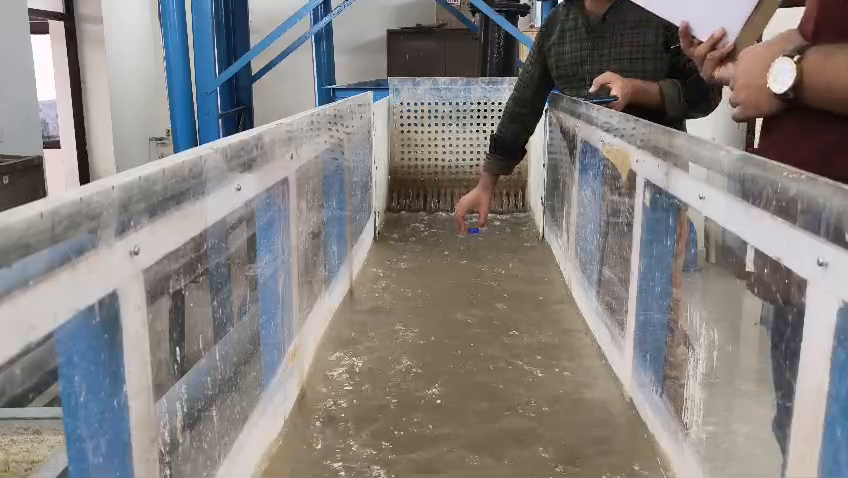
#> input picture frame 61 of data/samples/sample_river_1.mp4, 848 x 478 px
$ python field_estimator.py
#> lines starting #> are read from the running program, lines starting #| are printed output that depends on the picture; after the words box and inside, x2 and y2 are one past the last pixel; in counts of white or black regions, pixels touching at a corner belong together
import cv2
import numpy as np
import pandas as pd
from scipy.signal import savgol_filter, medfilt
from scipy import stats
import matplotlib.pyplot as plt
from collections import deque

class RiverVelocityEstimator:
    def __init__(self, config):
        self.config = config
        self.scale = config.get('scale', 0.000708)  # m/px, assumed accurate or estimated
        self.scale_uncertainty = config.get('scale_uncertainty', 0.00005)
        self.roi_mask = None
        self.prev_flow = None  # For temporal smoothing

    def estimate_scale_factor(self, frame, reference_points=None, reference_length_m=None):
        """Estimate scale factor from known physical reference in the scene."""
        if reference_points is None or reference_length_m is None:
            print("Warning: No reference points or length provided. Using default scale.")
            return self.scale

        # Calculate pixel distance between reference points
        (x1, y1), (x2, y2) = reference_points
        pixel_distance = np.sqrt((x2 - x1)**2 + (y2 - y1)**2)

        # Compute scale (m/px)
        if pixel_distance > 0:
            scale = reference_length_m / pixel_distance
            print(f"Estimated scale factor: {scale:.6f} m/px")
            return scale
        else:
            print("Error: Invalid reference points. Using default scale.")
            return self.scale

    def create_roi_mask(self, shape, roi_coords=None):
        """Create a binary mask for the region of interest."""
        mask = np.zeros(shape[:2], dtype=np.uint8)
        if roi_coords is None:
            h, w = shape[:2]
            roi_coords = [
                (int(w * 0.15), int(h * 0.3)),
                (int(w * 0.85), int(h * 0.3)),
                (int(w * 0.85), int(h * 0.85)),
                (int(w * 0.15), int(h * 0.85))
            ]
        cv2.fillPoly(mask, [np.array(roi_coords, dtype=np.int32)], 255)
        self.roi_mask = mask
        return mask

    def preprocess(self, frame, enhance=True):
        """Enhanced preprocessing with adaptive histogram equalization."""
        gray = cv2.cvtColor(frame, cv2.COLOR_BGR2GRAY)

        if enhance:
            mean_intensity = np.mean(gray)
            clip_limit = 3.0 if mean_intensity < 100 else 2.0
            clahe = cv2.createCLAHE(clipLimit=clip_limit,
                                   tileGridSize=self.config.get('clahe_grid', (8, 8)))
            gray = clahe.apply(gray)
            gray = cv2.bilateralFilter(gray, d=self.config.get('bilateral_d', 9),
                                      sigmaColor=75, sigmaSpace=75)
            if self.config.get('enable_sharpening', True):
                kernel = np.array([[-0.5, -0.5, -0.5],
                                  [-0.5, 5.0, -0.5],
                                  [-0.5, -0.5, -0.5]])
                gray = cv2.filter2D(gray, -1, kernel * 0.2)

        if self.roi_mask is not None:
            gray = cv2.bitwise_and(gray, gray, mask=self.roi_mask)

        return gray

    def perspective_warp(self, frame, src_pts, dst_size):
        """Apply perspective correction to frame."""
        if src_pts is None:
            return frame, np.eye(3)
        h, w = dst_size
        dst_pts = np.array([[0, 0], [w-1, 0], [w-1, h-1], [0, h-1]], dtype=np.float32)
        M = cv2.getPerspectiveTransform(np.float32(src_pts), dst_pts)
        warped = cv2.warpPerspective(frame, M, dst_size)
        return warped, M

    def detect_features_adaptive(self, gray):
        """Adaptive feature detection with quality assessment and fallback to ORB."""
        params = self.config.get('klt_params', {
            'maxCorners': 500, 'qualityLevel': 0.005, 'minDistance': 7, 'blockSize': 7
        })

        corners = cv2.goodFeaturesToTrack(gray, mask=self.roi_mask, **params)

        # Fallback to ORB if too few features
        min_pts = self.config.get('min_points', 30)
        if corners is None or len(corners) < min_pts:
            print("Falling back to ORB feature detection")
            orb = cv2.ORB_create(nfeatures=500)
            keypoints, _ = orb.detectAndCompute(gray, mask=self.roi_mask)
            if keypoints:
                corners = np.array([kp.pt for kp in keypoints], dtype=np.float32)
                corners = corners.reshape(-1, 1, 2)

        # If still insufficient, relax Shi-Tomasi parameters
        if corners is None or len(corners) < min_pts:
            params['qualityLevel'] = 0.001
            params['minDistance'] = 5
            corners = cv2.goodFeaturesToTrack(gray, mask=self.roi_mask, **params)

        return corners if corners is not None else np.array([]).reshape(-1, 1, 2)

    def filter_velocities_robust(self, arr, method='hybrid'):
        """Robust outlier filtering with hybrid MAD and IQR."""
        if arr is None or len(arr) < 3:
            return arr

        arr = np.array(arr)

        if method == 'hybrid':
            # MAD for non-Gaussian outliers
            median = np.median(arr)
            mad = np.median(np.abs(arr - median))
            mad_threshold = 3.5
            mad_mask = np.abs(arr - median) < mad_threshold * mad

            # IQR for additional robustness
            q25, q75 = np.percentile(arr, [25, 75])
            iqr = q75 - q25
            iqr_threshold = self.config.get('outlier_threshold', 1.5)
            iqr_mask = (arr >= q25 - iqr_threshold * iqr) & (arr <= q75 + iqr_threshold * iqr)

            # Combine masks
            combined_mask = mad_mask & iqr_mask
            return arr[combined_mask]

        return arr

    def pixel_to_mps(self, pix_val, fps):
        """Convert pixel displacement to meters per second."""
        mps = pix_val * fps * self.scale
        min_v = self.config.get('min_velocity_threshold', 0.005)
        max_v = self.config.get('max_velocity_threshold', 5.0)

        if np.isscalar(mps):
            return np.clip(mps, min_v, max_v) if mps > min_v else 0
        else:
            result = np.clip(mps, min_v, max_v)
            result[mps <= min_v] = 0
            return result

    def calculate_uncertainty(self, velocities, method='klt', num_points=0):
        """Enhanced uncertainty calculation with quality flags."""
        uncertainties = {}

        if velocities is None or len(velocities) == 0:
            return {
                'std_dev': 0.0, 'std_error': 0.0, 'confidence_95': 0.0,
                'coefficient_variation': 0.0, 'spatial_uncertainty': 0.0,
                'scale_uncertainty': 0.0, 'total_uncertainty': 0.0,
                'quality_flag': 'no_data'
            }

        velocities = np.array(velocities)
        valid_velocities = velocities[velocities > 0.001]

        if len(valid_velocities) == 0:
            return {
                'std_dev': 0.0, 'std_error': 0.0, 'confidence_95': 0.0,
                'coefficient_variation': 0.0, 'spatial_uncertainty': 0.0,
                'scale_uncertainty': 0.0, 'total_uncertainty': 0.0,
                'quality_flag': 'insufficient_signal'
            }

        uncertainties['std_dev'] = np.std(valid_velocities)
        uncertainties['std_error'] = uncertainties['std_dev'] / np.sqrt(len(valid_velocities))
        uncertainties['confidence_95'] = 1.96 * uncertainties['std_error'] if len(valid_velocities) > 1 else 0.0
        mean_val = np.mean(valid_velocities)
        uncertainties['coefficient_variation'] = uncertainties['std_dev'] / mean_val if mean_val > 0.001 else 999.0

        if method == 'klt':
            base_uncertainty = 0.008
            uncertainties['spatial_uncertainty'] = base_uncertainty / np.sqrt(max(num_points, 1))
        else:
            uncertainties['spatial_uncertainty'] = 0.003

        mean_pix_vel = mean_val / (self.scale * self.config.get('fps', 30.0))
        uncertainties['scale_uncertainty'] = mean_pix_vel * self.scale_uncertainty * self.config.get('fps', 30.0)

        uncertainties['total_uncertainty'] = np.sqrt(
            uncertainties['std_error']**2 +
            uncertainties['spatial_uncertainty']**2 +
            uncertainties['scale_uncertainty']**2
        )

        cv = uncertainties['coefficient_variation']
        if cv > 0.8 or (method == 'klt' and num_points < 10):
            uncertainties['quality_flag'] = 'poor'
        elif cv > 0.5 or (method == 'klt' and num_points < 20):
            uncertainties['quality_flag'] = 'fair'
        elif cv > 0.25:
            uncertainties['quality_flag'] = 'good'
        else:
            uncertainties['quality_flag'] = 'excellent'

        return uncertainties

    def combine_velocities(self, klt_mps, farne_mps, klt_uncertainty, farne_uncertainty):
        """Combine KLT and Farneback velocities based on quality."""
        klt_cv = klt_uncertainty['coefficient_variation']
        farne_cv = farne_uncertainty['coefficient_variation']

        # Weight inversely proportional to CV (lower CV = higher weight)
        klt_weight = 1 / (klt_cv + 0.01)  # Avoid division by zero
        farne_weight = 1 / (farne_cv + 0.01)
        total_weight = klt_weight + farne_weight

        if total_weight > 0:
            combined_mps = (klt_mps * klt_weight + farne_mps * farne_weight) / total_weight
            combined_uncertainty = np.sqrt(
                (klt_uncertainty['total_uncertainty'] * klt_weight) ** 2 +
                (farne_uncertainty['total_uncertainty'] * farne_weight) ** 2
            ) / total_weight
        else:
            combined_mps = farne_mps  # Fallback to Farneback
            combined_uncertainty = farne_uncertainty['total_uncertainty']

        return combined_mps, combined_uncertainty

    def visualize_flow(self, frame, mag, ang):
        """Enhanced flow visualization."""
        hsv = np.zeros_like(frame)
        hsv[..., 1] = 255
        hsv[..., 0] = ang * 180 / np.pi / 2
        hsv[..., 2] = cv2.normalize(mag, None, 0, 255, cv2.NORM_MINMAX)
        flow_vis = cv2.cvtColor(hsv, cv2.COLOR_HSV2BGR)
        return cv2.addWeighted(frame, 0.7, flow_vis, 0.3, 0)

    def compute_farneback_flow(self, old_gray, gray):
        """Enhanced Farneback with temporal smoothing."""
        fb_params = self.config.get('farneback_params', {})
        flow = cv2.calcOpticalFlowFarneback(old_gray, gray, None, **fb_params)

        alpha = self.config.get('temporal_smoothing', 0.3)
        if self.prev_flow is not None:
            flow = alpha * flow + (1 - alpha) * self.prev_flow
        self.prev_flow = flow.copy()

        return flow

    def validate_results(self, klt_mps, farne_mps, klt_uncertainty, farne_uncertainty):
        """Validate consistency between KLT and Farneback velocities."""
        if klt_mps == 0 or farne_mps == 0:
            return 'unreliable', 'Zero velocity detected'

        relative_diff = abs(klt_mps - farne_mps) / max(klt_mps, farne_mps)
        if relative_diff > 0.5:
            return 'unreliable', f'High discrepancy between KLT ({klt_mps:.4f}) and Farneback ({farne_mps:.4f})'

        if klt_uncertainty['quality_flag'] == 'poor' or farne_uncertainty['quality_flag'] == 'poor':
            return 'unreliable', 'Poor quality in one or both methods'

        return 'reliable', 'Consistent results'

    def process_video(self, video_path, roi_coords=None, perspective_pts=None, dst_size=(800, 400), reference_points=None, reference_length_m=None):
        """Process video with optimized algorithms."""
#> called with video_path = 'data/samples/sample_river_1.mp4', dst_size = (800, 400), reference_length_m = 1
        cap = cv2.VideoCapture(video_path)
        fps = cap.get(cv2.CAP_PROP_FPS) or 30.0
        self.config['fps'] = fps

        # Estimate scale factor if reference provided
        ret, frame = cap.read()
#> frame is the input picture: shape (478, 848, 3); mean B, G, R 126.7, 129.4, 133.5
        if not ret:
            raise RuntimeError("Cannot read video")
        self.scale = self.estimate_scale_factor(frame, reference_points, reference_length_m)
#> self.scale = 0.01

        frame, M = self.perspective_warp(frame, perspective_pts, dst_size)
#> M = [[1, 0, 0], [0, 1, 0], [0, 0, 1]]
        self.create_roi_mask(frame.shape, roi_coords)
#> in create_roi_mask, `cv2.fillPoly(mask, [np.array(roi_coords, dtype=np.int32)], 255)`:
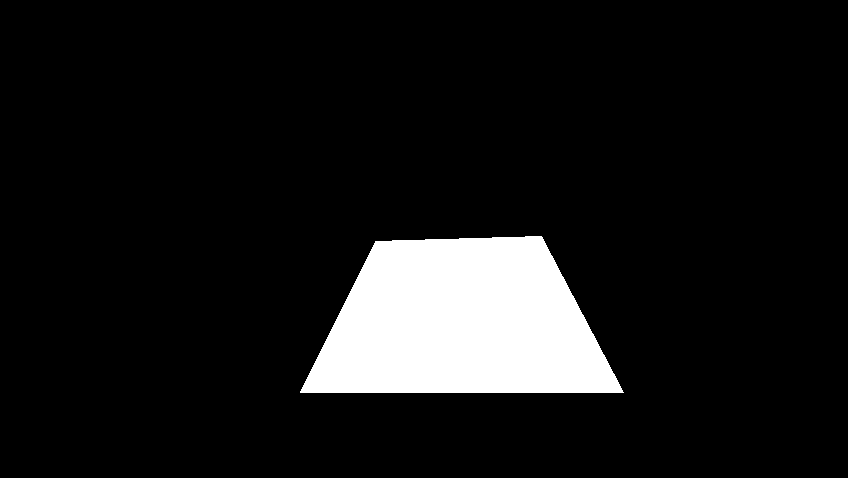
#> mask: shape (478, 848); 9.4% white; 1 white region, box (x1, y1, x2, y2) and area: (300, 236, 624, 393) 37937
        old_gray = self.preprocess(frame)
#> in preprocess, `gray = cv2.cvtColor(frame, cv2.COLOR_BGR2GRAY)`:
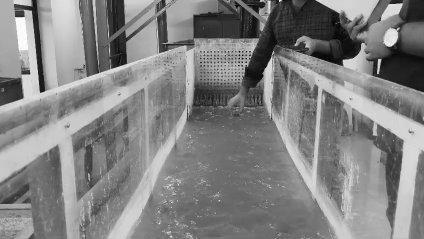
#> gray: shape (478, 848) (shown at 1/2 size); min 0, max 255, mean 130.3
#> in preprocess, `mean_intensity = np.mean(gray)`: mean_intensity = 130.3
#> in preprocess, `clip_limit = 3.0 if mean_intensity < 100 else 2.0`: clip_limit = 2
        points = self.detect_features_adaptive(old_gray)
#> in detect_features_adaptive, `corners = cv2.goodFeaturesToTrack(gray, mask=self.roi_mask, **params)`: corners = 169 rows, first 8: [541, 238], [620, 390], [303, 390], [355, 360], [349, 385], [357, 369], [347, 376], [574, 298]
#> points has the same summary as corners in detect_features_adaptive

        results = []
        frame_num = 0
        color = np.random.randint(0, 255, (500, 3))

        window_size = self.config.get('uncertainty_window', 30)
        klt_velocity_window = deque(maxlen=window_size)
        farneback_velocity_window = deque(maxlen=window_size)
        combined_velocity_window = deque(maxlen=window_size)

        consecutive_poor_frames = 0
        while True:
            ret, frame = cap.read()
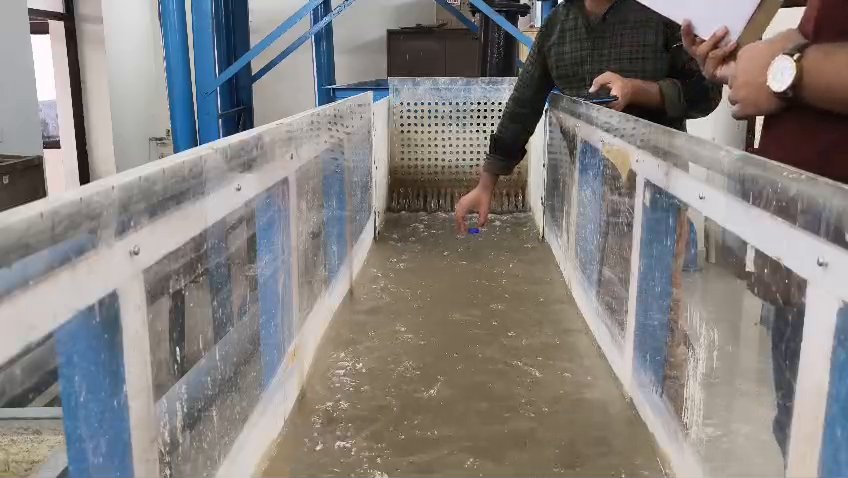
#> input picture frame 62 of data/samples/sample_river_1.mp4, 848 x 478 px
#> frame is the input picture: shape (478, 848, 3); mean B, G, R 126.6, 129.3, 133.4
            if not ret:
                break

            frame = cv2.warpPerspective(frame, M, dst_size) if perspective_pts is not None else frame
            gray = self.preprocess(frame)
            vis_frame = frame.copy()
            if roi_coords is not None:
                cv2.polylines(vis_frame, [np.array(roi_coords, dtype=np.int32)], True, (0, 255, 255), 2)
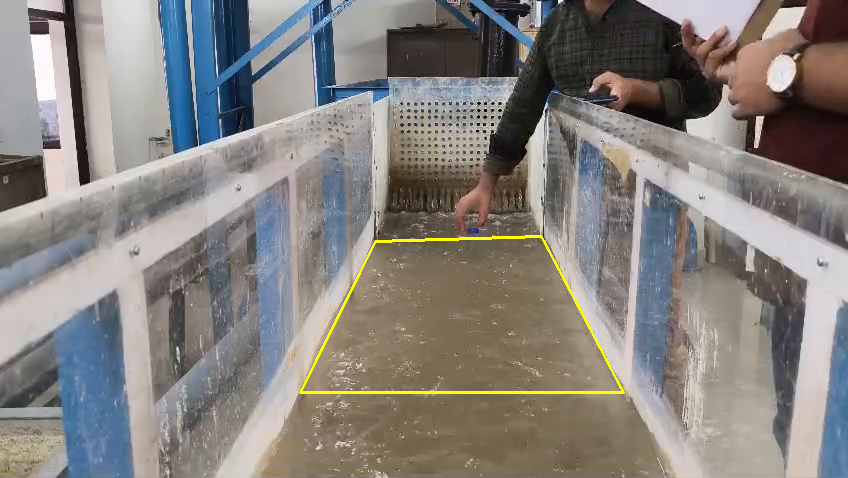
#> vis_frame: shape (478, 848, 3); 0.57% of pixels changed, all inside (x1, y1, x2, y2) = (299, 235, 625, 394)

            klt_pix_vel = 0
            farne_pix_vel = 0
            npts = 0
            klt_raw_velocities = []

            # KLT Tracking
            if points is not None and len(points) > 0:
                lk_params = self.config.get('lk_params', {
                    'winSize': (25, 25), 'maxLevel': 4,
                    'criteria': (cv2.TERM_CRITERIA_EPS | cv2.TERM_CRITERIA_COUNT, 30, 0.01)
                })

                new_points, status, error = cv2.calcOpticalFlowPyrLK(old_gray, gray, points, None, **lk_params)
#> new_points = 169 rows, first 8: [541, 238], [620, 390], [303, 390], [356.3, 361.4], [349.7, 385.2], [359.1, 370.8], [347.6, 376.3], [574, 298]; status = 169 values, max 1 at index 0, min 0 at index 145, mean 0.994; error = 169 values, max 6.1 at index 6, min 0 at index 145, mean 1.14

                if new_points is not None and status is not None:
                    error_threshold = self.config.get('klt_error_threshold', 20)
                    good_mask = (status.ravel() == 1) & (error.ravel() < error_threshold)

                    good_new = new_points[good_mask]
#> good_new = 168 rows, first 8: [541, 238], [620, 390], [303, 390], [356.3, 361.4], [349.7, 385.2], [359.1, 370.8], [347.6, 376.3], [574, 298]
                    good_old = points[good_mask]
#> good_old = 168 rows, first 8: [541, 238], [620, 390], [303, 390], [355, 360], [349, 385], [357, 369], [347, 376], [574, 298]
                    npts = len(good_new)
#> npts = 168

                    if npts > 0:
                        displacements = good_new - good_old
#> displacements = 168 rows, first 8: [0.00153, -0.0338], [-0.00848, -0.00394], [-0.00708, 0.00818], [1.33, 1.38], [0.663, 0.211], [2.11, 1.77], [0.625, 0.296], [0.00665, 0.00928]
                        dists = np.linalg.norm(displacements, axis=2).flatten()
#> dists = 168 values, max 4.95 at index 119, min 0.00175 at index 44, mean 0.976
                        klt_raw_velocities = dists.copy()
#> klt_raw_velocities has the same summary as dists
                        dists_filtered = self.filter_velocities_robust(dists, method='hybrid')
#> in filter_velocities_robust, `arr = np.array(arr)`: arr has the same summary as dists in process_video
#> in filter_velocities_robust, `median = np.median(arr)`: median = 0.622
#> in filter_velocities_robust, `mad = np.median(np.abs(arr - median))`: mad = 0.594
#> in filter_velocities_robust, `q25, q75 = np.percentile(arr, [25, 75])`: q25 = 0.074; q75 = 1.52
#> in filter_velocities_robust, `iqr = q75 - q25`: iqr = 1.45
#> dists_filtered = 154 values, max 2.68 at index 97, min 0.00175 at index 43, mean 0.76

                        if len(dists_filtered) > 0:
                            klt_pix_vel = np.median(dists_filtered)
#> klt_pix_vel = 0.517

                        for i, (new, old) in enumerate(zip(good_new, good_old)):
                            a, b = new.ravel().astype(int)
                            c, d = old.ravel().astype(int)
                            cv2.line(vis_frame, (a, b), (c, d), color[i % len(color)].tolist(), 2)
                            cv2.circle(vis_frame, (a, b), 3, color[i % len(color)].tolist(), -1)
#> this loop made 168 passes
#> (new, a, b, c, d) on passes 4 to 6: ([[356.3, 361.4]], 356, 361, 355, 360), ([[349.7, 385.2]], 349, 385, 349, 385), ([[359.1, 370.8]], 359, 370, 357, 369)
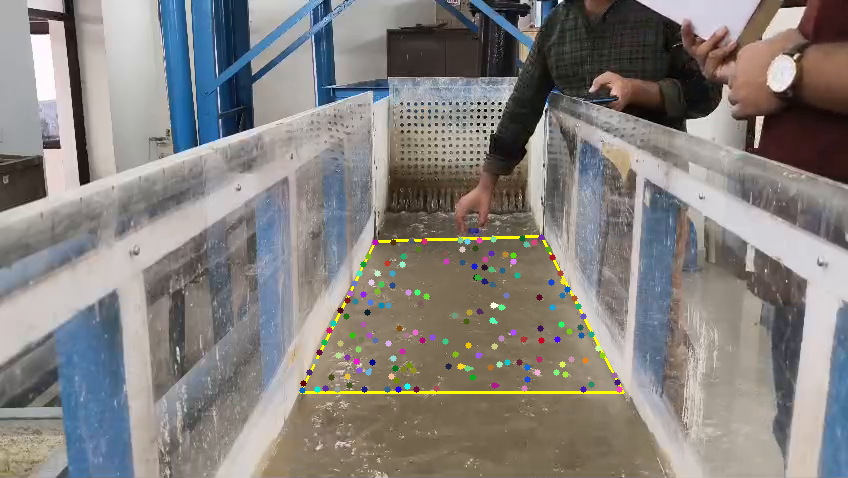
#> vis_frame: shape (478, 848, 3); 1.22% of pixels changed, all inside (x1, y1, x2, y2) = (299, 234, 623, 394)

                    points = good_new.reshape(-1, 1, 2) if npts > 0 else None
#> points has the same summary as good_new

                min_pts = self.config.get('min_points', 30)
                if npts < min_pts or consecutive_poor_frames > 5:
                    points = self.detect_features_adaptive(gray)
                    consecutive_poor_frames = 0
            else:
                points = self.detect_features_adaptive(gray)

            # Farneback Flow
            fb_flow = self.compute_farneback_flow(old_gray, gray)
            mag, ang = cv2.cartToPolar(fb_flow[..., 0], fb_flow[..., 1])

            if self.config.get('directional_filter', True):
                flow_direction = np.arctan2(fb_flow[..., 1], fb_flow[..., 0])
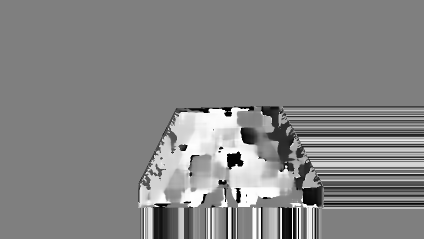
#> flow_direction: shape (478, 848) float32 (shown at 1/2 size); min -3.14, max 3.14, mean 0.139; drawn with min black and max white
                direction_mask = np.abs(flow_direction) < np.pi/4
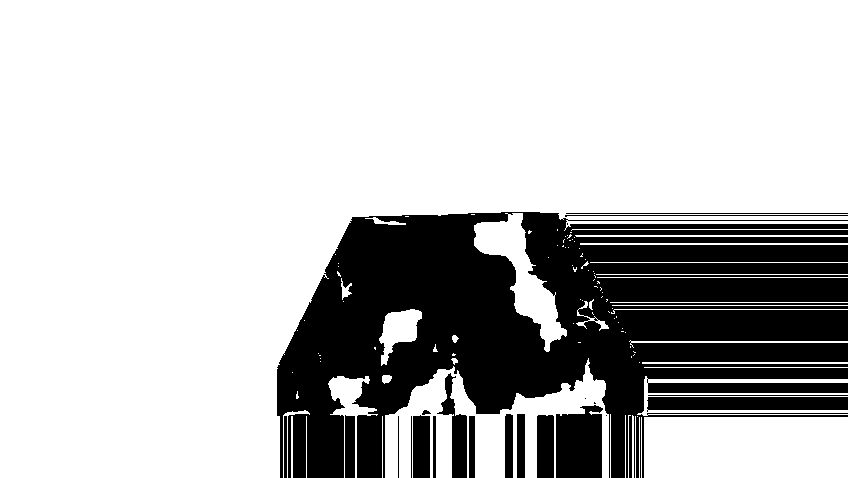
#> direction_mask: shape (478, 848) bool; 74.2% white; 22 black regions (4 under 20 px), largest, box (x1, y1, x2, y2) and area: (277, 212, 848, 478) 92145, (556, 405, 603, 478) 3057, (647, 397, 848, 412) 2605
                mag_filtered = mag * direction_mask
            else:
                mag_filtered = mag

            mag_roi = mag_filtered[self.roi_mask > 0]
            valid = mag_roi[mag_roi > self.config.get('farneback_min_mag', 0.05)]
#> valid = 2498 values, max 1.03 at index 1337, min 0.05 at index 784, mean 0.2
#> (the rest of the program and of its run is left out)
